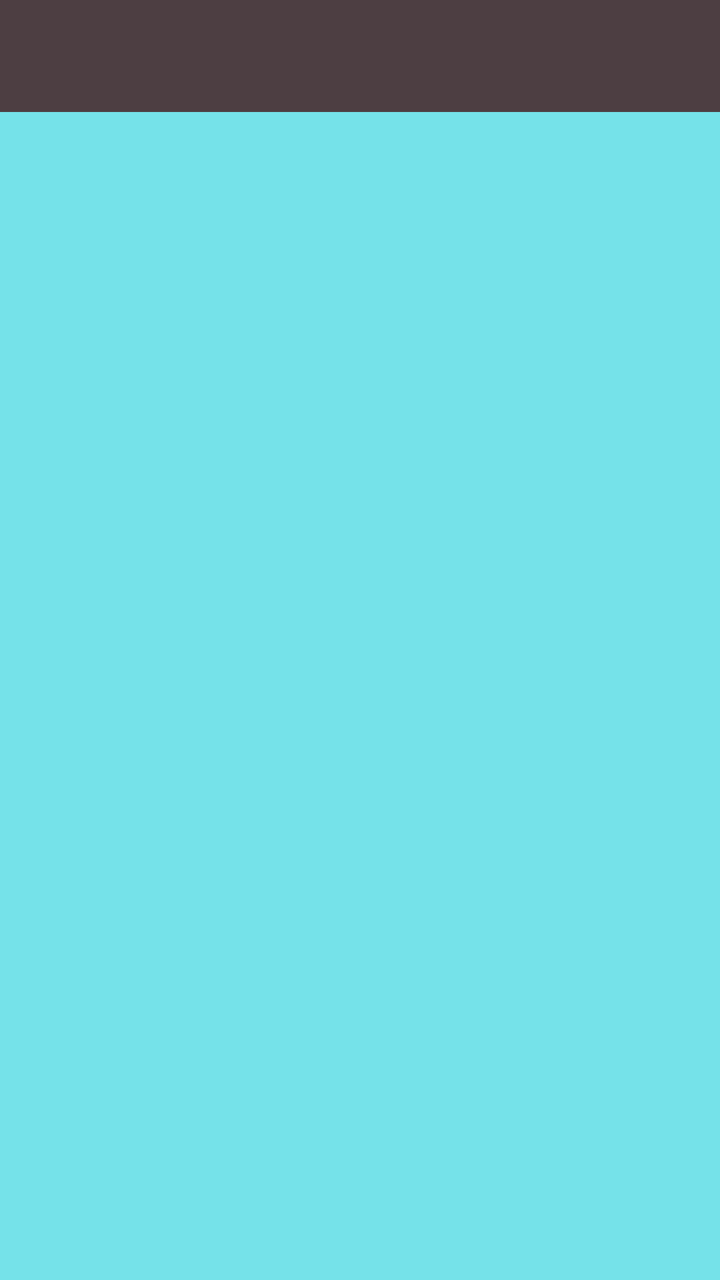
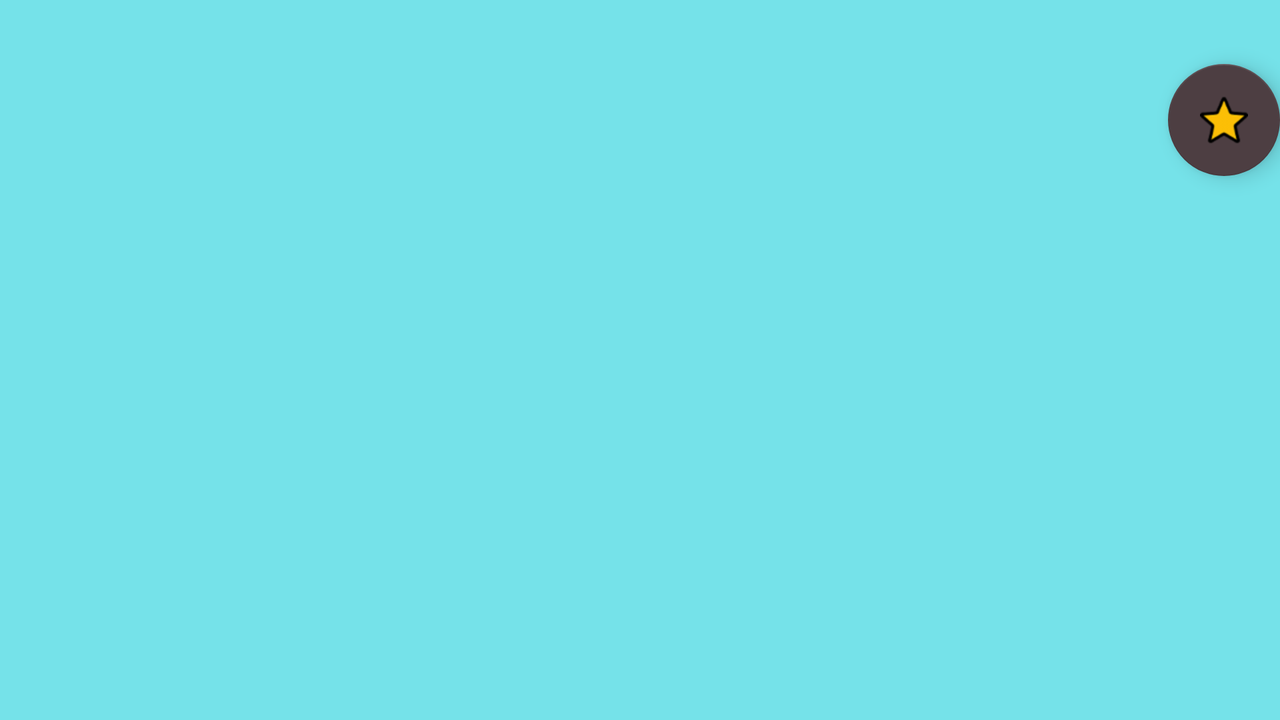

One screen, two layout resources from the same app: the default and the repository's alternative for another configuration. Each is rendered where Android would select it; the XML of both is given below.
<!-- AndroidManifest.xml: application theme AppTheme -->
<!-- res/layout/activity_rating.xml -->
<?xml version="1.0" encoding="utf-8"?>
<LinearLayout xmlns:android="http://schemas.android.com/apk/res/android"
    xmlns:app="http://schemas.android.com/apk/res-auto"
    xmlns:tools="http://schemas.android.com/tools"
    android:layout_width="match_parent"
    android:layout_height="match_parent"
    android:orientation="vertical"
    tools:context=".activities.RatingActivity"
    android:background="@color/colorAccent"
    >

    <com.google.android.material.appbar.AppBarLayout
        android:id="@+id/appbar"
        android:layout_width="match_parent"
        android:layout_height="wrap_content"
        android:theme="@style/ThemeOverlay.AppCompat.Dark.ActionBar">

        <androidx.appcompat.widget.Toolbar
            android:id="@+id/toolbar"
            android:layout_width="match_parent"
            android:layout_height="wrap_content"
            android:background="@color/colorPrimary"
            app:layout_scrollFlags="scroll|enterAlways"
            android:elevation="@dimen/elevacion_actionbar"
            />


    </com.google.android.material.appbar.AppBarLayout>

            <androidx.recyclerview.widget.RecyclerView
                android:layout_width="wrap_content"
                android:layout_height="match_parent"
                android:id="@+id/rvMascotas2"
                android:layout_gravity="center_horizontal"
                 />

</LinearLayout>
<!-- resources referenced by this layout -->
<resources>
  <color name="colorAccent">#75e2e9</color>
  <color name="colorPrimary">#4d3e42</color>
  <dimen name="elevacion_actionbar">4dp</dimen>
  <style name="AppTheme" parent="Theme.AppCompat.Light.NoActionBar">
          
          <item name="colorPrimary">#4D3E42</item>
          <item name="colorPrimaryDark">#372F31</item>
          <item name="colorAccent">@color/colorAccent</item>
          <item name="windowActionBar">false</item>
          <item name="windowNoTitle">true</item>
      </style>
</resources>
<!-- res/layout-land/activity_rating.xml (the repository's variant of the layout above) -->
<!-- drawn on the phone turned sideways -->
<?xml version="1.0" encoding="utf-8"?>
<LinearLayout xmlns:android="http://schemas.android.com/apk/res/android"
    xmlns:app="http://schemas.android.com/apk/res-auto"
    xmlns:tools="http://schemas.android.com/tools"
    android:layout_width="match_parent"
    android:layout_height="match_parent"
    android:orientation="vertical"
    tools:context=".activities.RatingActivity"
    android:background="@color/colorAccent"
    >


    <androidx.core.widget.NestedScrollView
        android:layout_width="match_parent"
        android:layout_height="wrap_content">

        <LinearLayout
            android:layout_width="match_parent"
            android:layout_height="wrap_content"
            android:orientation="vertical">

            <androidx.recyclerview.widget.RecyclerView
                android:layout_width="wrap_content"
                android:layout_height="wrap_content"
                android:id="@+id/rvMascotas2"
                android:layout_gravity="center_horizontal"
                android:padding="@dimen/activity_horizontal_margin"
                android:layout_below="@+id/miActionBar"

                />

        </LinearLayout>


    </androidx.core.widget.NestedScrollView>

    <com.google.android.material.floatingactionbutton.FloatingActionButton
        android:id="@+id/floatingActionButton"
        android:layout_width="wrap_content"
        android:layout_height="wrap_content"
        android:layout_below="@+id/btnMiBoton"
        android:layout_centerHorizontal="true"
        android:layout_gravity="bottom|right|end"
        android:src="@drawable/ic_star"
        app:backgroundTint="#4d3e42" />

</LinearLayout>
<!-- resources referenced by the variant -->
<!-- as the phone turned sideways resolves them -->
<resources>
  <color name="colorAccent">#75e2e9</color>
  <dimen name="activity_horizontal_margin">16dp</dimen>
  <!-- drawable ic_star: png bitmap (drawable-hdpi, 2058 bytes) -->
  <style name="AppTheme" parent="Theme.AppCompat.Light.NoActionBar">
          
          <item name="colorPrimary">#4D3E42</item>
          <item name="colorPrimaryDark">#372F31</item>
          <item name="colorAccent">@color/colorAccent</item>
          <item name="windowActionBar">false</item>
          <item name="windowNoTitle">true</item>
      </style>
</resources>
